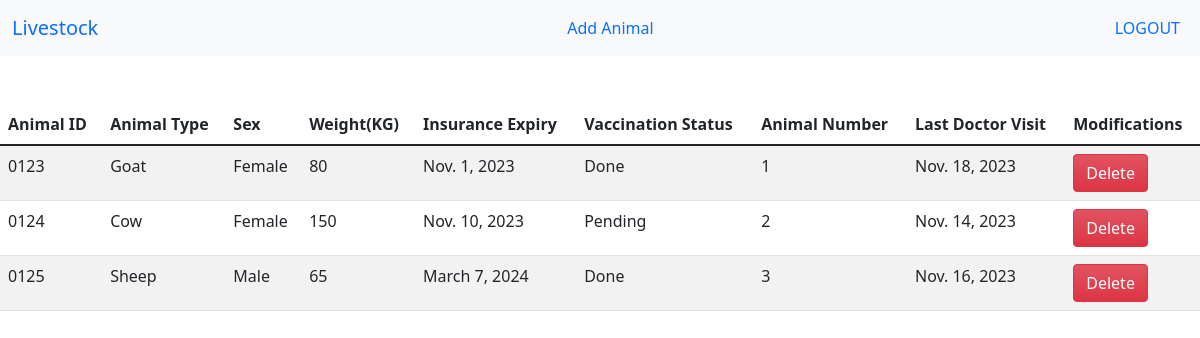
The app's page /home/ (signed in) with its own data.
### animals/models.py (models this page shows, shortened)
class stock(models.Model):
    id = models.CharField(max_length=5, primary_key=True)
    aclass = models.CharField(max_length=15)
    sex = models.CharField(max_length=5)
    weight = models.CharField(max_length=5)
    insurance = models.DateField()
    vacstatus = models.CharField(max_length=10)
    vdate = models.CharField(max_length=10)
    ddate = models.DateField()

### animals/views.py (the view)
# urls.py: path('home/', views.home, name="home"),
@login_required(login_url='login')
def home(request):
    data = stock.objects.all()
    context = {"data": data}
    return render(request, "animals/home.html", context)

### animals/templates/animals/home.html (shortened to what this page needs)
{% extends "main.html" %}
{% block body %}
<nav class="navbar navbar-expand-sm navbar-responsive bg-light">
  <div class="container-fluid">
    <a class="navbar-brand" href=" ">Livestock</a>
    <div class="collapse navbar-collapse" id="navbarNav">
      <ul class="navbar-nav">
        <li class="nav-item">
          <a class="nav-link active" aria-current="page" href="/add">Add Animal</a>
        </li>
        </ul>
        <ul class="navbar-nav">
       <div class="d-flex">
        <li class="nav-item">
          <a class="nav-link" href="/logout">LOGOUT</a>
          </div>
      </ul>
    </div>
  </div>
</nav>
<br>
<br>
<table class="table table-striped table-responsive">
  <thead>
    <tr>
      <th scope="col">Animal ID</th>
      <th scope="col">Animal Type</th>
      <th scope="col">Sex</th>
      <th scope="col">Weight(KG)</th>
      <th scope="col">Insurance Expiry</th>
      <th scope="col">Vaccination Status</th>
      <th scope="col">Animal Number</th>
      <th scope="col">Last Doctor Visit</th>
      <th scope="col">Modifications</th>
    </tr>
  </thead>
  {% for D in data %}
  <!-- {% for i in range(9):
      i %} -->
  <tr>
    <td scope="col">{{D.id}}</td>
    <td scope="col">{{D.aclass}}</td>
    <td scope="col">{{D.sex}}</td>
    <td scope="col">{{D.weight}}</td>
    <td scope="col">{{D.insurance}}</td>
    <td scope="col">{{D.vacstatus}}</td>
    <td scope="col">{{D.vdate}}</td>
    <td scope="col">{{D.ddate}}</td>
      <td>
          <a class="btn btn-danger bg-gradient" href="{% url 'delete' D.id %}" role="button">Delete</a></td>
          </tr>
  {% endfor %}
</table>
{% endblock body %}

### templates/main.html (shortened to what this page needs)
<!doctype html>
<html lang="en">
  <head>
    <link href="https://cdn.jsdelivr.net/npm/bootstrap@5.1.3/dist/css/bootstrap.min.css" rel="stylesheet">
  </head>
  <body>
    {% block body %}{% endblock %}
  </body>
</html>

### animals/templates/animals/home.html (style rules this page uses)
.navbar-nav { margin-left: auto; }

### records on screen
stock: id "0123", aclass "Goat", sex "Female", weight "80", insurance "Nov. 1, 2023", vacstatus "Done", vdate "1", ddate "Nov. 18, 2023"
stock: id "0124", aclass "Cow", sex "Female", weight "150", insurance "Nov. 10, 2023", vacstatus "Pending", vdate "2", ddate "Nov. 14, 2023"
stock: id "0125", aclass "Sheep", sex "Male", weight "65", insurance "March 7, 2024", vacstatus "Done", vdate "3", ddate "Nov. 16, 2023"
